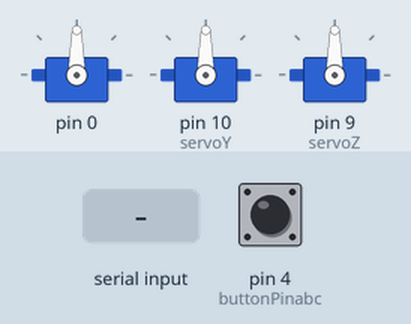
This sketch was run on a simulated Arduino Uno, built with avr-gcc and run on an emulated ATmega328P. On the bench: 3 × servo. The inputs (shaded band) are chosen by the test bench; at power-on: pin 4 (buttonPinabc) HIGH. What the sketch prints to the serial monitor is not drawn.

Above: at 1.2 s.
1.3 s: pin 4 (buttonPinabc) pulled LOW for 0.15 s
At 3.4 s:
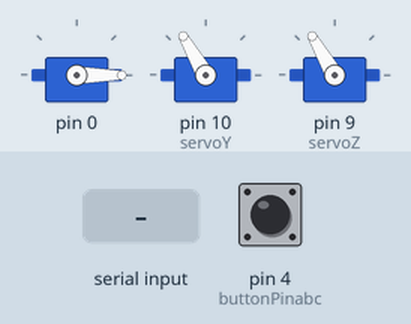
At 10.2 s:
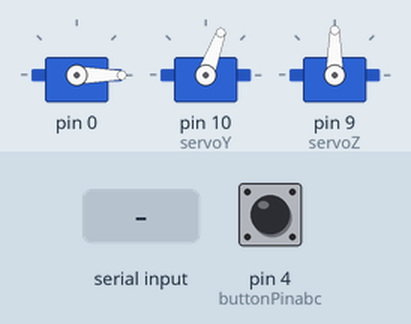
10.4 s: "R" received over Serial
13.4 s: "A" received over Serial
At 21.9 s:
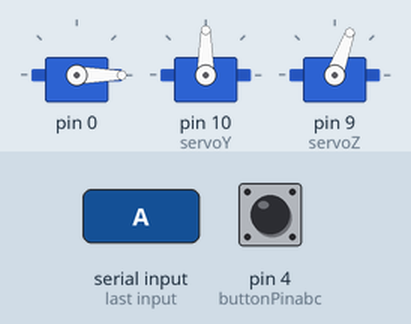
Timing chart, 0 to 28.8 s (numbered marks = the images above; inputs shaded):
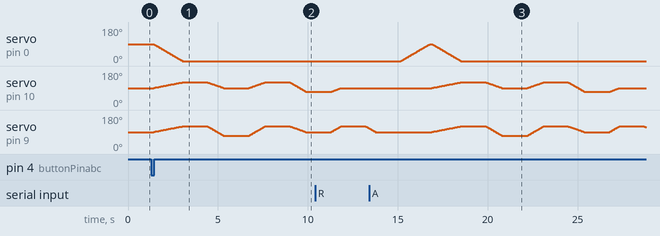

The sketch:

text4.ino
```cpp
#include <Servo.h>
#define theMax(a, b) ((a > b) ? (a) : (b))
void move_X_Y_Z();
void moveInT(Servo x, int T, int to);
int serialText();
void test_X_Y_Z();
void moveInabc(int plan);

int xMax = 180, xMin = 0, yMax = 130, yMin = 0, zMax = 180, zMin = 40, y_add_z_Min = 120;                    //限位角

  int mode = 1, *pMode = &mode;  //模式，1串口，2摇杆

  Servo servo_x, servo_y, servo_z, servo_get;

  const int servoX, servoY = 10, servoZ = 9, servoGet;  //XYZ舵机对应的接口
  const int VRx1 = A0,VRy1 = A1,VRx2,VRy2 = A2;         //摇杆接口
  const int buttonPinabc = 4;                           //任务三按钮接口

  const int DEADZONE = 80,MIDZONE = 512;                //死区,中点

  int abcturn = 0;unsigned long abctime;
  unsigned long abcwite = 100;                          //防抖

  int x, y, z;                       //接收旋转角度
  int *px = &x, *py = &y, *pz = &z;  //    ^^^

  int T = 18, Tx, Ty, Tz;  //转一度需要的时间

  int wayabc[3][6][4] =
    {{{0,120,120,120},                    //A路径
      {0,90,70,120},
      {0,120,120,120},
      {0,70,90,120},
      {0,90,120,120},
      {0,90,90,120}},

     {{0,120,120,120},                    //B路径
      {0,90,70,120},
      {0,120,120,120},
      {0,70,90,120},
      {0,90,120,120},
      {0,90,90,120}},

     {{0,120,120,120},                    //C路径
      {0,90,70,120},
      {0,120,120,120},
      {0,70,90,120},
      {0,90,120,120},
      {0,90,90,120}}};

void setup() {
  // put your setup code here, to run once:
  servo_x.attach(servoX);
  servo_y.attach(servoY);
  servo_z.attach(servoZ);  //链接接口
  Serial.begin(9600);
  pinMode(buttonPinabc, INPUT_PULLUP);
  abctime = millis();
}

void loop() {
  // put your main code here, to run repeatedly:
  if(digitalRead(buttonPinabc) == LOW && millis()-abctime > abcwite && mode == 1){
    Serial.print("commend ");
    Serial.println(abcturn);
    Serial.println("");
    moveInabc(abcturn++);
    if(abcturn == 3) abcturn = 0;
  }
  if(Serial.available()) {
    int st = serialText();
    if(mode == 1){
      switch (st) {
        case 0:
          Serial.println("Undefined Commend");
          Serial.println("");
          break;
        case 1:
        moveInT(servo_get,10,120);
        Serial.println("put");
        Serial.println("");
        break;
        case 2:
        Serial.println("get");
        Serial.println("");
        moveInT(servo_get,10,60);
        break;
        case 3:
          if (T > 3) {
            T -= 3;
            Serial.print("speed higher,T = ");
            Serial.println(T);
            Serial.println("");
          } else {
            Serial.println("the highest speed");
            Serial.println("");
          }
          break;
        case 4:
          if (T < 30) {
            T += 3;
            Serial.print("speed lower,T = ");
            Serial.println(T);
            Serial.println("");
          } else {
            Serial.println("the lowest speed");
            Serial.println("");
          }
          break;
        case 5:
          Serial.println("commend A");
          Serial.println("");
          moveInabc(0);
          break;
        case 6:
          Serial.println("commend B");
          Serial.println("");
          moveInabc(1);
          break;
        case 7:
          Serial.println("commend C");
          Serial.println("");
          moveInabc(2);
          break;
        case 8:
          move_X_Y_Z();
          break;
      }
    }else while(Serial.available()) Serial.read();
  }
  if(mode == 2){
    int x = analogRead(VRx1),y = analogRead(VRy1),z = analogRead(VRy2),t = analogRead(VRx2);
    x = map((abs(x-MIDZONE)>DEADZONE)?(x):(MIDZONE),0,1023,0,180);
    y = map((abs(y-MIDZONE)>DEADZONE)?(y):(MIDZONE),0,1023,0,180);
    z = map((abs(z-MIDZONE)>DEADZONE)?(z):(MIDZONE),0,1023,0,180);
    t = map((abs(t-MIDZONE)>DEADZONE)?(t):(MIDZONE),0,1023,0,180);
    servo_x.write(x);servo_y.write(y);servo_z.write(z);servo_get.write(t);
  }
}

void move_X_Y_Z() {  //最远舵机按T旋转，剩下的按其速度同步
  test_X_Y_Z();      //检查角度是否合法
  int movex = abs(servo_x.read() - x);
  int movey = abs(servo_y.read() - y);
  int movez = abs(servo_z.read() - z);  //转动角度
  if (theMax(movex, theMax(movey, movez)) == movex) {
    Tx = T;
    Ty = (movey != 0) ? (movex * Tx / movey) : (10000);
    Tz = (movez != 0) ? (movex * Tx / movez) : (10000);
  } else if (theMax(movex, theMax(movey, movez)) == movey) {
    Ty = T;
    Tx = (movex != 0) ? (movey * Ty / movex) : (10000);
    Tz = (movez != 0) ? (movey * Ty / movez) : (10000);
  } else {
    Tz = T;
    Tx = (movex != 0) ? (movez * Tz / movex) : (10000);
    Ty = (movey != 0) ? (movez * Tz / movey) : (10000);
  }
  unsigned long lastTime_x = millis(), lastTime_y = millis(), lastTime_z = millis();
  Serial.print("x\tfrom :");
    Serial.print(servo_x.read());
    Serial.print(" \t , to :");
    Serial.print(x);
    Serial.print("\t , T :");
    Serial.print(Tx);
    Serial.print(" \tPWM占空比：");
    Serial.print((double)x / 180 * 10 + 2.5);
    Serial.println("%");
    Serial.print("y\tfrom :");
    Serial.print(servo_y.read());
    Serial.print(" \t , to :");
    Serial.print(y);
    Serial.print("\t , T :");
    Serial.print(Ty);
    Serial.print(" \tPWM占空比：");
    Serial.print((double)y / 180 * 10 + 2.5);
    Serial.println("%");
    Serial.print("z\tfrom :");
    Serial.print(servo_z.read());
    Serial.print(" \t , to :");
    Serial.print(z);
    Serial.print("\t , T :");
    Serial.print(Tz);
    Serial.print(" \tPWM占空比：");
    Serial.print((double)z / 180 * 10 + 2.5);
    Serial.println("%");
    Serial.println("");
  while (servo_x.read() != x || servo_y.read() != y || servo_z.read() != z) {
    unsigned long now_x = millis(), now_y = millis(), now_z = millis();
    if ((now_x - lastTime_x >= Tx)) {
      lastTime_x = now_x;
      if (servo_x.read() < x) servo_x.write(servo_x.read() + 1);
      if (servo_x.read() > x) servo_x.write(servo_x.read() - 1);
    }
    if ((now_y - lastTime_y >= Ty)) {
      lastTime_y = now_y;
      if (servo_y.read() < y) servo_y.write(servo_y.read() + 1);
      if (servo_y.read() > y) servo_y.write(servo_y.read() - 1);
    }
    if ((now_z - lastTime_z >= Tz)) {
      lastTime_z = now_z;
      if (servo_z.read() < z) servo_z.write(servo_z.read() + 1);
      if (servo_z.read() > z) servo_z.write(servo_z.read() - 1);
    }
  }
}

void moveInT(Servo x, int T, int to) {
  int lastTime = millis();
  int from = x.read();
  int i = from;
  Serial.print("from :");
    Serial.print(from);
    Serial.print("\tto :");
    Serial.print(to);
    Serial.print("\tT :");
    Serial.println(T);
    Serial.println("");
  while (i < to) {
    int now = millis();
    if (now - lastTime >= T) {
      lastTime = now;
      i++;
      x.write(i);
    }
  }
  while (i > to) {
    int now = millis();
    if (now - lastTime >= T) {
      lastTime = now;
      i--;
      x.write(i);
    }
  }
}

int serialText() {  //串口指令检测
  switch (Serial.read()) {
    case 'T':
      switch(mode){
        case 1:
          *pMode = 2;
          Serial.println("mode change,mode = 2");Serial.println("");break;
        case 2:
          *pMode = 1;
          Serial.println("mode change,mode = 1");Serial.println("");break;
      }
      return 9;
    case 'O': return 1;
    case 'S': return 2;
    case 'H': return 3;
    case 'L': return 4;
    case 'A': return 5;
    case 'B': return 6;
    case 'C': return 7;
    case 'R':
      *px = 90;
      *py = 90;
      *pz = 90;
      Serial.println(x);
      Serial.println(y);
      Serial.println(z);
      return 8;
    case 'x':
      int x = Serial.parseInt();
      int witetime = 1000;  //重置时间
      Serial.println("x_finish");
      unsigned long now = millis();
      while (!(Serial.available() || millis() - now >= witetime));
      if (Serial.read() == ',') {
        now = millis();
        while (!(Serial.available() || millis() - now >= witetime));
        if (Serial.read() == 'y') {
          int y = Serial.parseInt();
          Serial.println("y_finish");
          now = millis();
          while (!(Serial.available() || millis() - now >= witetime));
          if (Serial.read() == ',') {
            now = millis();
            while (!(Serial.available() || millis() - now >= witetime));
            if (Serial.read() == 'z') {
              int z = Serial.parseInt();
              Serial.println("z_finish");
              *px = x;
              *py = y;
              *pz = z;
              return 8;
            }
          }
        }
      }
      while(Serial.available()) Serial.read();
      return 0;
    default:
          while (Serial.available()) Serial.read();
          return 0;
  }
}

  void test_X_Y_Z() {
    if (x > xMax) {
      Serial.print("xMax = ");
      Serial.println(xMax);
      *px = xMax;
    }
    if (x < xMin) {
      Serial.print("xMin = ");
      Serial.println(xMin);
      *px = xMin;
    }
    if (y > yMax) {
      Serial.print("yMax = ");
      Serial.println(yMax);
      *py = yMax;
    }
    if (y < yMin) {
      Serial.print("yMin = ");
      Serial.println(yMin);
      *py = yMin;
    }
    if (z > zMax) {
      Serial.print("zMax = ");
      Serial.println(zMax);
      *pz = zMax;
    }
    if (z < zMin) {
      Serial.print("zMin = ");
      Serial.println(zMin);
      *pz = zMin;
    }
    if (y+z < y_add_z_Min){
      Serial.print("y_add_z_Min = ");
      Serial.println(y_add_z_Min);
      int temp = (y_add_z_Min-y-z)/2;
      *py += temp;
      *pz += temp;
    }
  }

void moveInabc(int plan){
  for(int i=0;i<6;i++){
    *px = wayabc[plan][i][0];
    *py = wayabc[plan][i][1];
    *pz = wayabc[plan][i][2];
    move_X_Y_Z();
    moveInT(servo_get,10,wayabc[plan][i][3]);
    delay(1000);
  }
}
```
